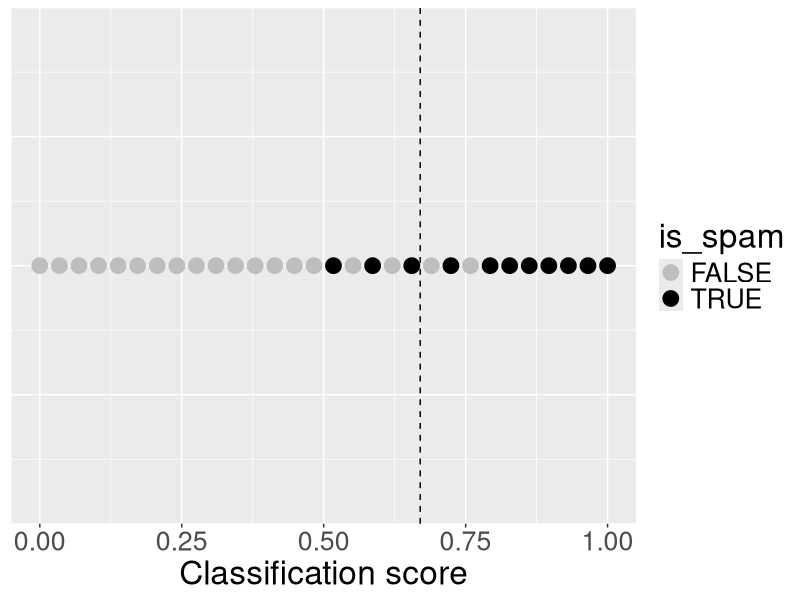
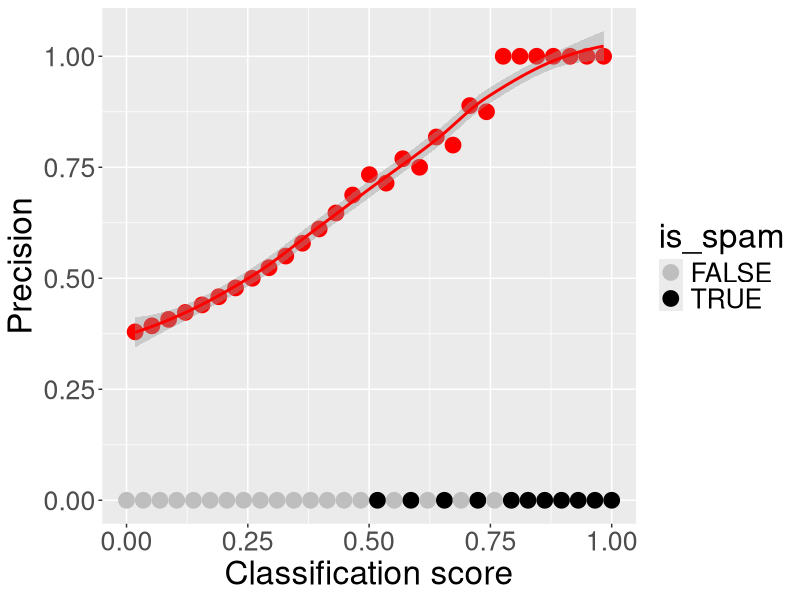
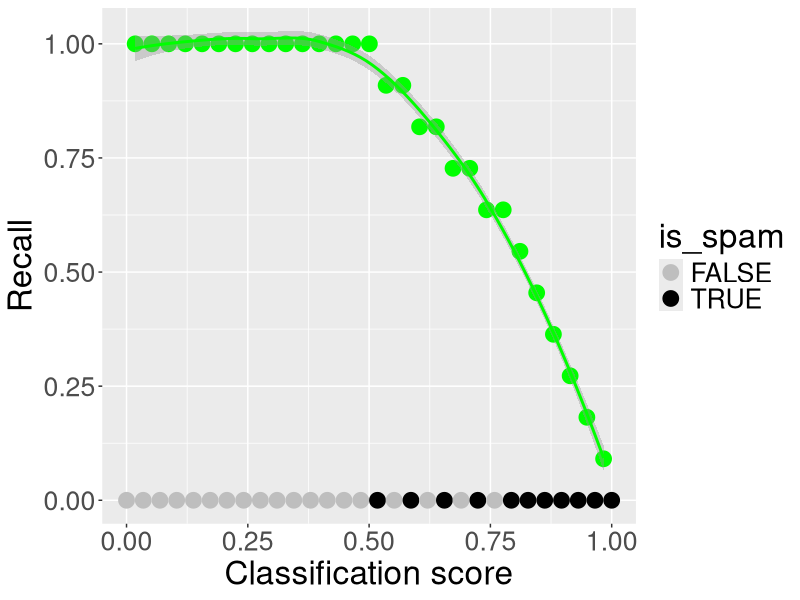
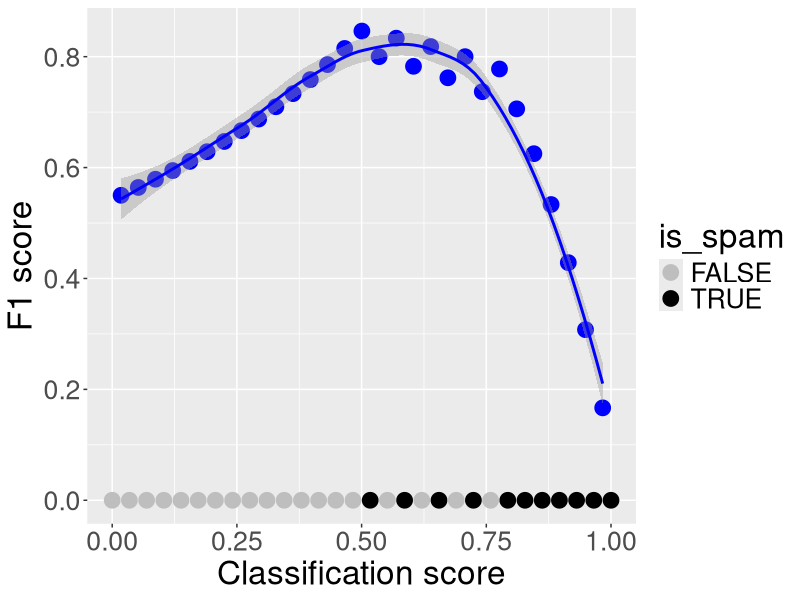
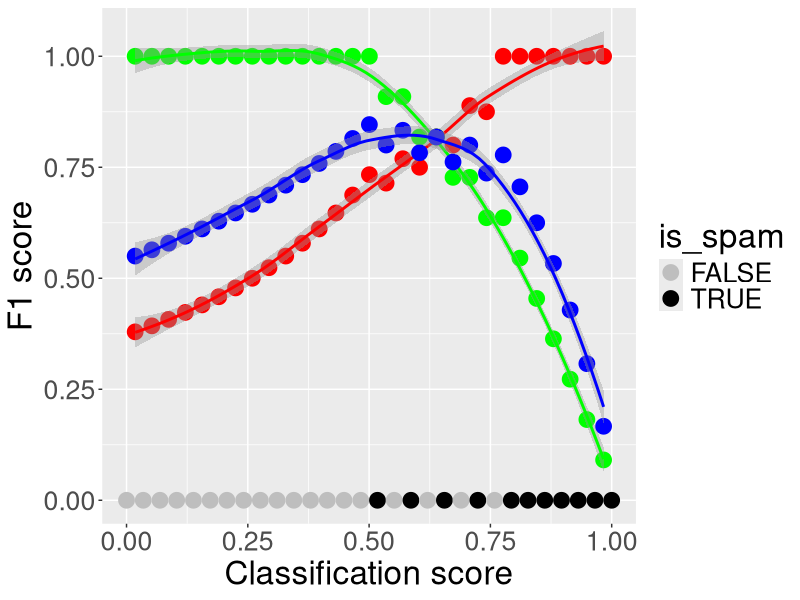

The R script that drew these images, in order:
classifications <- tibble::tibble(
  score = seq(from = 0.0, to = 1.0, length = 30),
  is_spam = c(rep(FALSE, 15), rep(c(TRUE, FALSE), 4), rep(TRUE, 7))
)
threshold <- 0.75
threshold <- 0.67

ggplot2::ggplot(
  classifications,
  ggplot2::aes(x = score, y = 0, color = as.factor(is_spam))
) + ggplot2::geom_point(size = 5) +
  ggplot2::labs(colour = "is_spam") +
  ggplot2::scale_color_manual(values = c("TRUE" = "black", "FALSE" = "grey")) +
  ggplot2::xlab("Classification score") +
  ggplot2::geom_vline(xintercept = threshold, lty = "dashed") +
  ggplot2::theme(
    axis.title.y = ggplot2::element_blank(),
    axis.text.y = ggplot2::element_blank(),
    axis.ticks.y = ggplot2::element_blank(),
    text = ggplot2::element_text(size = 24)
  )
ggplot2::ggsave(filename = "classification.png", width = 9, height = 2)


count_fp <- function(classifications, threshold) {
  sum(classifications$is_spam[classifications$score >= threshold] == FALSE)
}
count_tp <- function(classifications, threshold) {
  sum(classifications$is_spam[classifications$score >= threshold] == TRUE)
}
count_fn <- function(classifications, threshold) {
  sum(classifications$is_spam[classifications$score < threshold] == TRUE)
}
count_tn <- function(classifications, threshold) {
  sum(classifications$is_spam[classifications$score < threshold] == FALSE)
}
calc_precision <- function(classifications, threshold) {
  n_tp <- count_tp(classifications, threshold)
  n_fp <- count_fp(classifications, threshold)
  n_tp / (n_tp + n_fp)
}
calc_recall <- function(classifications, threshold) {
  n_tp <- count_tp(classifications, threshold)
  n_fn <- count_fn(classifications, threshold)
  n_tp / (n_tp + n_fn)
}
calc_f1_score <- function(classifications, threshold) {
  precision <- calc_precision(classifications, threshold)
  recall <- calc_recall(classifications, threshold)
  2.0 / ((1.0 / precision) + (1.0 / recall))
}
calc_precision(classifications, threshold)
calc_recall(classifications, threshold)
calc_f1_score(classifications, threshold)

scores <- tibble::tibble(
  threshold = classifications$score - (0.5 / length(classifications$score)),
  precision = NA,
  recall = NA,
  f1_score = NA
)
scores <- scores[-1, ]

# library(functional)
# calc_f1_score_for_classifications <- functional::Curry(calc_f1_score, classifications = classifications)
# functional::
# calc_scores_for_classifications <- Vectorize(calc_f1_score_for_classifications)
# calc_scores_for_classifications(c(0.1, 0.2))
for (row_index in seq_along(scores$threshold)) {
  scores$precision[row_index] <- calc_precision(
    classifications = classifications,
    threshold = scores$threshold[row_index]
  )
  scores$recall[row_index] <- calc_recall(
    classifications = classifications,
    threshold = scores$threshold[row_index]
  )
  scores$f1_score[row_index] <- calc_f1_score(
    classifications = classifications,
    threshold = scores$threshold[row_index]
  )
}
scores

ggplot2::ggplot(
) + ggplot2::geom_point(
  data = classifications,
  ggplot2::aes(x = score, y = 0.0, color = as.factor(is_spam)),
  size = 5
) +
  ggplot2::geom_point(data = scores, ggplot2::aes(x = threshold, y = precision), size = 5, color = "red") +
  ggplot2::geom_smooth(data = scores, ggplot2::aes(x = threshold, y = precision), color = "red") +
  ggplot2::labs(colour = "is_spam") +
  ggplot2::scale_color_manual(values = c("TRUE" = "black", "FALSE" = "grey")) +
  ggplot2::ylab("Precision") +
  ggplot2::xlab("Classification score") +
  ggplot2::theme(text = ggplot2::element_text(size = 24))
ggplot2::ggsave(filename = "precision.png", width = 9, height = 9)

ggplot2::ggplot(
) + ggplot2::geom_point(
  data = classifications,
  ggplot2::aes(x = score, y = 0.0, color = as.factor(is_spam)),
  size = 5
) +
  ggplot2::geom_point(data = scores, ggplot2::aes(x = threshold, y = recall), size = 5, col = "green") +
  ggplot2::geom_smooth(data = scores, ggplot2::aes(x = threshold, y = recall), col = "green") +
  ggplot2::labs(colour = "is_spam") +
  ggplot2::scale_color_manual(values = c("TRUE" = "black", "FALSE" = "grey")) +
  ggplot2::ylab("Recall") +
  ggplot2::xlab("Classification score") +
  ggplot2::theme(text = ggplot2::element_text(size = 24))
ggplot2::ggsave(filename = "recall.png", width = 9, height = 9)

ggplot2::ggplot(
) + ggplot2::geom_point(
  data = classifications,
  ggplot2::aes(x = score, y = 0.0, color = as.factor(is_spam)),
  size = 5
) +
  ggplot2::geom_point(data = scores, ggplot2::aes(x = threshold, y = f1_score), size = 5, color = "blue") +
  ggplot2::geom_smooth(data = scores, ggplot2::aes(x = threshold, y = f1_score), color = "blue") +
  ggplot2::labs(colour = "is_spam") +
  ggplot2::scale_color_manual(values = c("TRUE" = "black", "FALSE" = "grey")) +
  ggplot2::ylab("F1 score") +
  ggplot2::xlab("Classification score") +
  ggplot2::theme(text = ggplot2::element_text(size = 24))
ggplot2::ggsave(filename = "f1_score.png", width = 9, height = 9)


ggplot2::ggplot(
) + ggplot2::geom_point(
  data = classifications,
  ggplot2::aes(x = score, y = 0.0, color = as.factor(is_spam)),
  size = 5
) +
  ggplot2::geom_point(data = scores, ggplot2::aes(x = threshold, y = precision), size = 5, color = "red") +
  ggplot2::geom_smooth(data = scores, ggplot2::aes(x = threshold, y = precision), color = "red") +
  ggplot2::geom_point(data = scores, ggplot2::aes(x = threshold, y = recall), size = 5, color = "green") +
  ggplot2::geom_smooth(data = scores, ggplot2::aes(x = threshold, y = recall), color = "green") +
  ggplot2::geom_point(data = scores, ggplot2::aes(x = threshold, y = f1_score), size = 5, color = "blue") +
  ggplot2::geom_smooth(data = scores, ggplot2::aes(x = threshold, y = f1_score), color = "blue") +
  ggplot2::labs(colour = "is_spam") +
  ggplot2::scale_color_manual(values = c("TRUE" = "black", "FALSE" = "grey")) +
  ggplot2::ylab("F1 score") +
  ggplot2::xlab("Classification score") +
  ggplot2::theme(text = ggplot2::element_text(size = 24))
ggplot2::ggsave(filename = "f1_score.png", width = 9, height = 9)





